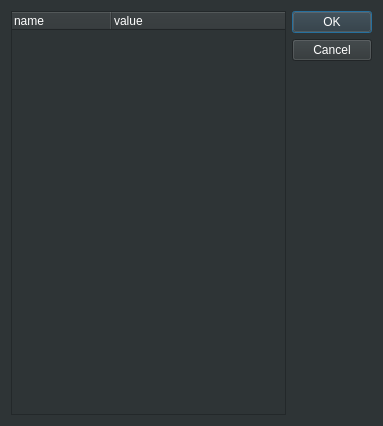
<?xml version="1.0" encoding="UTF-8"?>
<ui version="4.0">
 <class>treeview</class>
 <widget class="QDialog" name="treeview">
  <property name="geometry">
   <rect>
    <x>0</x>
    <y>0</y>
    <width>383</width>
    <height>426</height>
   </rect>
  </property>
  <property name="windowTitle">
   <string>Dialog</string>
  </property>
  <property name="styleSheet">
   <string notr="true">border-color: rgb(164, 0, 0);
background-color: rgb(46, 52, 54);
color: rgb(255,255,255);
border-top-color: rgb(0, 0, 0);</string>
  </property>
  <layout class="QHBoxLayout" name="horizontalLayout">
   <item>
    <widget class="QTreeWidget" name="treeWidget">
     <column>
      <property name="text">
       <string>name</string>
      </property>
     </column>
     <column>
      <property name="text">
       <string>value</string>
      </property>
     </column>
    </widget>
   </item>
   <item>
    <widget class="QDialogButtonBox" name="buttonBox">
     <property name="orientation">
      <enum>Qt::Vertical</enum>
     </property>
     <property name="standardButtons">
      <set>QDialogButtonBox::Cancel|QDialogButtonBox::Ok</set>
     </property>
    </widget>
   </item>
  </layout>
 </widget>
 <resources/>
 <connections>
  <connection>
   <sender>buttonBox</sender>
   <signal>accepted()</signal>
   <receiver>treeview</receiver>
   <slot>accept()</slot>
   <hints>
    <hint type="sourcelabel">
     <x>248</x>
     <y>254</y>
    </hint>
    <hint type="destinationlabel">
     <x>157</x>
     <y>274</y>
    </hint>
   </hints>
  </connection>
  <connection>
   <sender>buttonBox</sender>
   <signal>rejected()</signal>
   <receiver>treeview</receiver>
   <slot>reject()</slot>
   <hints>
    <hint type="sourcelabel">
     <x>316</x>
     <y>260</y>
    </hint>
    <hint type="destinationlabel">
     <x>286</x>
     <y>274</y>
    </hint>
   </hints>
  </connection>
 </connections>
</ui>
